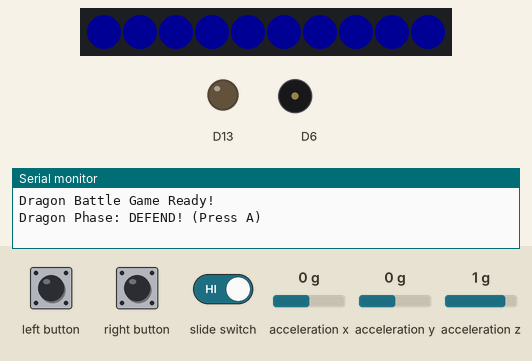
Recording of a sketch running on a simulated Adafruit Circuit Playground Express. Parts: 10 RGB LEDs in strip order, left to right, output pins drawn as LEDs (lit = HIGH), buzzer (waves = sounding), the last lines printed to the serial monitor. Inputs (shaded band) come from the test bench; at power-on: acceleration x 0 g, acceleration z 1 g, acceleration y 0 g. Dim RGB values are drawn brighter than linear; random numbers use the default seed unless the sketch sets one.

Above: at 2.2 s.
2.3 s: left button pressed for 0.15 s
At 2.45 s:
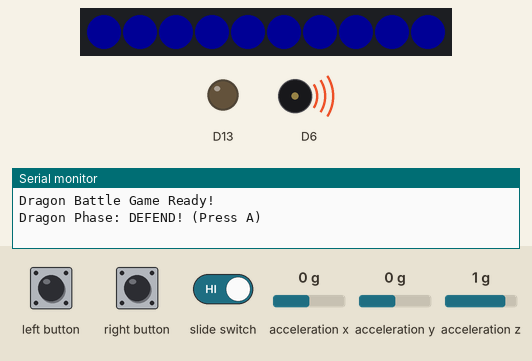
5.4 s: slide switch set LOW
6.9 s: slide switch set HIGH
At 9.7 s:
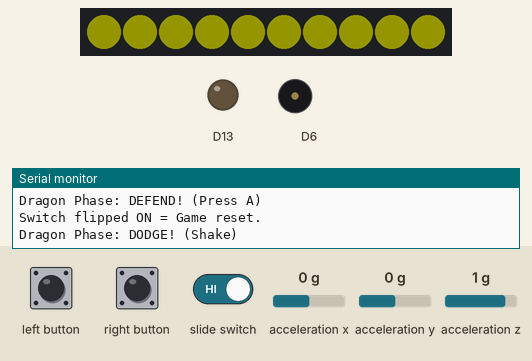
9.9 s: acceleration x set to -1.4 g
At 11.4 s:
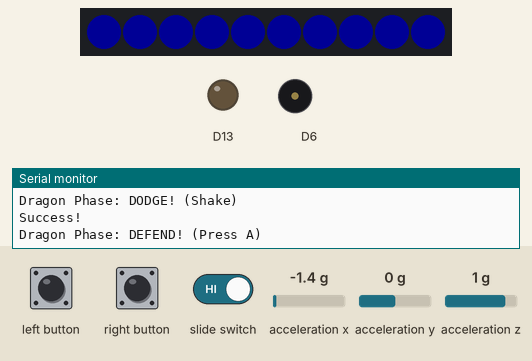
12.9 s: left button pressed for 1 s
16.9 s: acceleration z set to 0 g
At 20.81 s:
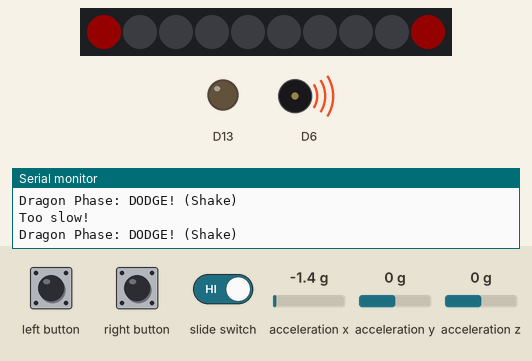
Timing chart, 0 to 20.9 s (numbered marks = the images above; inputs shaded):
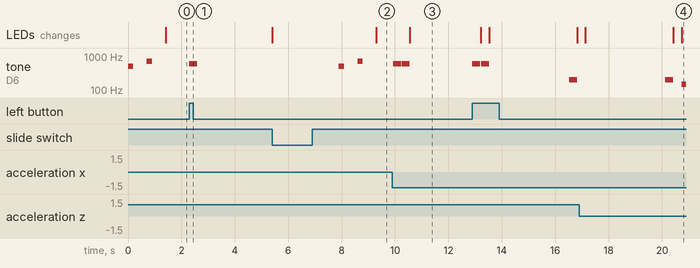

Measured:
- after the input at 6.9 s, tone on D6: silent → 500 Hz after 1.0 s, → silent 0.20 s later, → 700 Hz 0.50 s later, → silent 0.20 s later; the LEDs: change after 2.4 s (image 2)

The sketch:

DragonBatlle.ino
```cpp
#include <Adafruit_CircuitPlayground.h>
#include <Adafruit_Sensor.h>

// Define the motion threshold for a shake to count as a "dodge" action
#define SHAKE_THRESHOLD 15.0

// Game state: 0 = Ready, 1 = Play, 2 = Win, 3 = Lose
int gameState = 0;

// Player stats
int playerScore = 0;
int mistakeCount = 0;

// Timer for player reaction window
unsigned long lastActionTime = 0;
const unsigned long actionInterval = 3000;  // 3 seconds allowed per phase

// Current phase: -1 = none, 0 = Attack, 1 = Defend, 2 = Dodge
int currentPhase = -1;

// Tracks whether the correct player input was received in the current phase
bool actionDone = false;

// Tracks the previous state of the physical slide switch
bool lastSwitchState = true;

void setup() {
  Serial.begin(9600);
  CircuitPlayground.begin();
  CircuitPlayground.setAccelRange(LIS3DH_RANGE_8_G);  // set accelerometer sensitivity
  CircuitPlayground.clearPixels();  // clear all LEDs
  Serial.println("Dragon Battle Game Ready!");
}

void loop() {
  bool currentSwitchState = CircuitPlayground.slideSwitch();

  // If switch is OFF (left), clear LEDs and end the game
  if (!currentSwitchState) {
    CircuitPlayground.clearPixels();
    lastSwitchState = false;
    return;
  }

  // If switch was OFF and turned ON (right), reset the game
  if (!lastSwitchState && currentSwitchState) {
    resetGame();
    Serial.println("Switch flipped ON = Game reset.");
  }

  lastSwitchState = currentSwitchState;  // update switch state tracker

  // Game is in READY state
  if (gameState == 0) {
    CircuitPlayground.clearPixels();
    CircuitPlayground.playTone(500, 200);  // startup tones
    delay(500);
    CircuitPlayground.playTone(700, 200);
    delay(500);
    gameState = 1;       // switch to PLAY state
    nextPhase();         // begin first phase
  }

  // Game is in PLAY state
  if (gameState == 1) {
    checkPlayerAction();  // check if player performed correct input

    // Player took too long to respond
    if (millis() - lastActionTime > actionInterval && !actionDone) {
      mistakeCount++;
      CircuitPlayground.playTone(200, 300);  // failure tone
      CircuitPlayground.clearPixels();
      delay(300);
      Serial.println("Too slow!");
      checkGameOver();  // check if game is over
      nextPhase();      // move to next phase
    }
  }

  // Game is in WIN state
  if (gameState == 2) {
    CircuitPlayground.clearPixels();
    CircuitPlayground.setPixelColor(4, 0, 255, 0);  // green LEDs in middle
    CircuitPlayground.setPixelColor(5, 0, 255, 0);
    CircuitPlayground.playTone(800, 500);  // victory tone
    Serial.println("You WIN!");
    delay(2000);
    resetGame();  // reset game for replay
  }

  // Game is in LOSE state
  if (gameState == 3) {
    CircuitPlayground.clearPixels();
    CircuitPlayground.setPixelColor(0, 255, 0, 0);  // red LEDs on ends
    CircuitPlayground.setPixelColor(9, 255, 0, 0);
    CircuitPlayground.playTone(150, 700);  // loss tone
    Serial.println("You LOSE!");
    delay(2000);
    resetGame();
  }
}

// Move to a randomized dragon phase (attack, defend, dodge)
void nextPhase() {
  currentPhase = random(0, 3);      // random number from 0 to 2
  actionDone = false;              // reset action status
  lastActionTime = millis();       // record phase start time

  switch (currentPhase) {
    case 0: // Attack Phase (Red LEDs)
      CircuitPlayground.clearPixels();
      for (int i = 0; i < 10; i++) {
        CircuitPlayground.setPixelColor(i, 255, 0, 0);
      }
      Serial.println("Dragon Phase: ATTACK! (Press B)");
      break;

    case 1: // Defend Phase (Blue LEDs)
      CircuitPlayground.clearPixels();
      for (int i = 0; i < 10; i++) {
        CircuitPlayground.setPixelColor(i, 0, 0, 255);
      }
      Serial.println("Dragon Phase: DEFEND! (Press A)");
      break;

    case 2: // Dodge Phase (Yellow LEDs)
      CircuitPlayground.clearPixels();
      for (int i = 0; i < 10; i++) {
        CircuitPlayground.setPixelColor(i, 255, 255, 0);
      }
      Serial.println("Dragon Phase: DODGE! (Shake)");
      break;
  }
}

// Check if player input matches current dragon phase
void checkPlayerAction() {
  if (actionDone) return;

  // Correct input for Attack phase
  if (currentPhase == 0 && CircuitPlayground.rightButton()) {
    playerSuccess();
  }

  // Correct input for Defend phase
  if (currentPhase == 1 && CircuitPlayground.leftButton()) {
    playerSuccess();
  }

  // Correct input for Dodge phase
  if (currentPhase == 2 && isShaken()) {
    playerSuccess();
  }
}

// Determine if the player shook the CPX hard enough
bool isShaken() {
  float x = 0, y = 0, z = 0;

  // Average 10 readings for motion smoothing
  for (int i = 0; i < 10; i++) {
    x += CircuitPlayground.motionX();
    y += CircuitPlayground.motionY();
    z += CircuitPlayground.motionZ();
    delay(2);
  }

  x /= 10; y /= 10; z /= 10;
  float total = sqrt(x * x + y * y + z * z);

  return total > SHAKE_THRESHOLD;  // return true if shake is strong enough
}

// Handle correct player input
void playerSuccess() {
  actionDone = true;
  CircuitPlayground.playTone(600, 300);  // success tone
  playerScore++;
  Serial.println("Success!");
  checkGameOver();  // see if player has won
  nextPhase();      // go to next phase
}

// Check if player won or lost
void checkGameOver() {
  if (playerScore >= 5) {
    gameState = 2;  // WIN
  } else if (mistakeCount >= 2) {
    gameState = 3;  // LOSE
  }
}

// Reset all game variables
void resetGame() {
  gameState = 0;
  playerScore = 0;
  mistakeCount = 0;
  currentPhase = -1;
  delay(1000);
}
```
